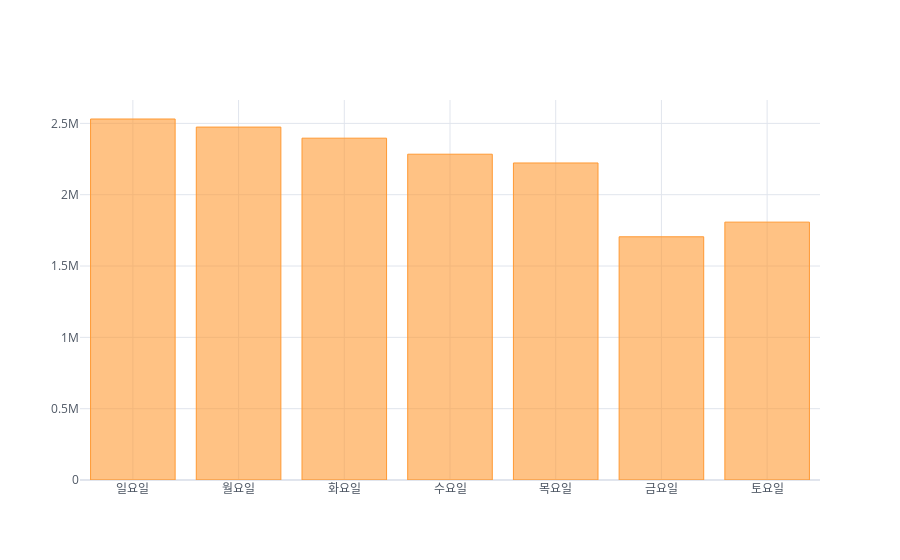

This figure's notebook cell:
### Code cell
merged_order_payment_weekday.iplot(kind = 'bar', theme = 'white')

### Figure 1 — Plotly figure (JSON) as saved in the notebook; plotly's stock layout.template omitted (floating-point values rounded to 4 significant figures)
{"data": [{"marker": {"color": "rgba(255, 153, 51, 0.6)", "line": {"color": "rgba(255, 153, 51, 1.0)", "width": 1}}, "name": "payment_value", "orientation": "v", "text": "", "type": "bar", "x": ["일요일", "월요일", "화요일", "수요일", "목요일", "금요일", "토요일"], "y": [2531000.0, 2474000.0, 2396000.0, 2284000.0, 2222000.0, 1705000.0, 1808000.0]}], "layout": {"legend": {"bgcolor": "#FFFFFF", "font": {"color": "#4D5663"}}, "paper_bgcolor": "#FFFFFF", "plot_bgcolor": "#FFFFFF", "title": {"font": {"color": "#4D5663"}}, "xaxis": {"gridcolor": "#E1E5ED", "showgrid": true, "tickfont": {"color": "#4D5663"}, "title": {"font": {"color": "#4D5663"}, "text": ""}, "zerolinecolor": "#E1E5ED"}, "yaxis": {"gridcolor": "#E1E5ED", "showgrid": true, "tickfont": {"color": "#4D5663"}, "title": {"font": {"color": "#4D5663"}, "text": ""}, "zerolinecolor": "#E1E5ED"}}}
